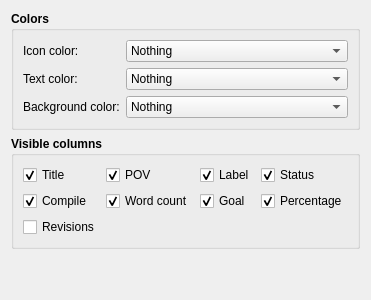
         <widget class="QWidget" name="tab_2">
          <attribute name="icon">
           <iconset theme="view-outline">
            <normaloff>.</normaloff>.</iconset>
          </attribute>
          <attribute name="title">
           <string>Outline</string>
          </attribute>
          <layout class="QVBoxLayout" name="verticalLayout_11">
           <item>
            <widget class="QGroupBox" name="groupBox_4">
             <property name="font">
              <font>
               <bold>true</bold>
              </font>
             </property>
             <property name="title">
              <string>Colors</string>
             </property>
             <layout class="QFormLayout" name="formLayout_3">
              <property name="fieldGrowthPolicy">
               <enum>QFormLayout::ExpandingFieldsGrow</enum>
              </property>
              <item row="0" column="0">
               <widget class="QLabel" name="label_6">
                <property name="font">
                 <font>
                  <bold>false</bold>
                 </font>
                </property>
                <property name="text">
                 <string>Icon color:</string>
                </property>
               </widget>
              </item>
              <item row="0" column="1">
               <widget class="QComboBox" name="cmbOutlineIcon">
                <property name="sizePolicy">
                 <sizepolicy hsizetype="Expanding" vsizetype="Fixed">
                  <horstretch>0</horstretch>
                  <verstretch>0</verstretch>
                 </sizepolicy>
                </property>
                <property name="font">
                 <font>
                  <bold>false</bold>
                 </font>
                </property>
                <item>
                 <property name="text">
                  <string>Nothing</string>
                 </property>
                </item>
                <item>
                 <property name="text">
                  <string>POV</string>
                 </property>
                </item>
                <item>
                 <property name="text">
                  <string>Label</string>
                 </property>
                </item>
                <item>
                 <property name="text">
                  <string>Progress</string>
                 </property>
                </item>
                <item>
                 <property name="text">
                  <string>Compile</string>
                 </property>
                </item>
               </widget>
              </item>
              <item row="1" column="0">
               <widget class="QLabel" name="label_7">
                <property name="font">
                 <font>
                  <bold>false</bold>
                 </font>
                </property>
                <property name="text">
                 <string>Text color:</string>
                </property>
               </widget>
              </item>
              <item row="1" column="1">
               <widget class="QComboBox" name="cmbOutlineText">
                <property name="sizePolicy">
                 <sizepolicy hsizetype="Expanding" vsizetype="Fixed">
                  <horstretch>0</horstretch>
                  <verstretch>0</verstretch>
                 </sizepolicy>
                </property>
                <property name="font">
                 <font>
                  <bold>false</bold>
                 </font>
                </property>
                <item>
                 <property name="text">
                  <string>Nothing</string>
                 </property>
                </item>
                <item>
                 <property name="text">
                  <string>POV</string>
                 </property>
                </item>
                <item>
                 <property name="text">
                  <string>Label</string>
                 </property>
                </item>
                <item>
                 <property name="text">
                  <string>Progress</string>
                 </property>
                </item>
                <item>
                 <property name="text">
                  <string>Compile</string>
                 </property>
                </item>
               </widget>
              </item>
              <item row="2" column="1">
               <widget class="QComboBox" name="cmbOutlineBackground">
                <property name="sizePolicy">
                 <sizepolicy hsizetype="Expanding" vsizetype="Fixed">
                  <horstretch>0</horstretch>
                  <verstretch>0</verstretch>
                 </sizepolicy>
                </property>
                <property name="font">
                 <font>
                  <bold>false</bold>
                 </font>
                </property>
                <item>
                 <property name="text">
                  <string>Nothing</string>
                 </property>
                </item>
                <item>
                 <property name="text">
                  <string>POV</string>
                 </property>
                </item>
                <item>
                 <property name="text">
                  <string>Label</string>
                 </property>
                </item>
                <item>
                 <property name="text">
                  <string>Progress</string>
                 </property>
                </item>
                <item>
                 <property name="text">
                  <string>Compile</string>
                 </property>
                </item>
               </widget>
              </item>
              <item row="2" column="0">
               <widget class="QLabel" name="label_8">
                <property name="font">
                 <font>
                  <bold>false</bold>
                 </font>
                </property>
                <property name="text">
                 <string>Background color:</string>
                </property>
               </widget>
              </item>
             </layout>
            </widget>
           </item>
           <item>
            <widget class="QGroupBox" name="groupBox_6">
             <property name="font">
              <font>
               <bold>true</bold>
              </font>
             </property>
             <property name="title">
              <string>Visible columns</string>
             </property>
             <layout class="QGridLayout" name="gridLayout">
              <item row="4" column="2">
               <widget class="QCheckBox" name="chkOutlineGoal">
                <property name="font">
                 <font>
                  <bold>false</bold>
                 </font>
                </property>
                <property name="text">
                 <string>Goal</string>
                </property>
                <property name="checked">
                 <bool>true</bool>
                </property>
               </widget>
              </item>
              <item row="4" column="1">
               <widget class="QCheckBox" name="chkOutlineWordCount">
                <property name="font">
                 <font>
                  <bold>false</bold>
                 </font>
                </property>
                <property name="text">
                 <string>Word count</string>
                </property>
                <property name="checked">
                 <bool>true</bool>
                </property>
               </widget>
              </item>
              <item row="4" column="3">
               <widget class="QCheckBox" name="chkOutlinePercentage">
                <property name="font">
                 <font>
                  <bold>false</bold>
                 </font>
                </property>
                <property name="text">
                 <string>Percentage</string>
                </property>
                <property name="checked">
                 <bool>true</bool>
                </property>
               </widget>
              </item>
              <item row="4" column="0">
               <widget class="QCheckBox" name="chkOutlineCompile">
                <property name="font">
                 <font>
                  <bold>false</bold>
                 </font>
                </property>
                <property name="text">
                 <string>Compile</string>
                </property>
                <property name="checked">
                 <bool>true</bool>
                </property>
               </widget>
              </item>
              <item row="3" column="3">
               <widget class="QCheckBox" name="chkOutlineStatus">
                <property name="font">
                 <font>
                  <bold>false</bold>
                 </font>
                </property>
                <property name="text">
                 <string>Status</string>
                </property>
                <property name="checked">
                 <bool>true</bool>
                </property>
               </widget>
              </item>
              <item row="3" column="2">
               <widget class="QCheckBox" name="chkOutlineLabel">
                <property name="font">
                 <font>
                  <bold>false</bold>
                 </font>
                </property>
                <property name="text">
                 <string>Label</string>
                </property>
                <property name="checked">
                 <bool>true</bool>
                </property>
               </widget>
              </item>
              <item row="3" column="1">
               <widget class="QCheckBox" name="chkOutlinePOV">
                <property name="font">
                 <font>
                  <bold>false</bold>
                 </font>
                </property>
                <property name="text">
                 <string>POV</string>
                </property>
                <property name="checked">
                 <bool>true</bool>
                </property>
               </widget>
              </item>
              <item row="3" column="0">
               <widget class="QCheckBox" name="chkOutlineTitle">
                <property name="font">
                 <font>
                  <bold>false</bold>
                 </font>
                </property>
                <property name="text">
                 <string>Title</string>
                </property>
                <property name="checked">
                 <bool>true</bool>
                </property>
               </widget>
              </item>
              <item row="5" column="0">
               <widget class="QCheckBox" name="chkOutlineRevisions">
                <property name="font">
                 <font>
                  <bold>false</bold>
                 </font>
                </property>
                <property name="text">
                 <string>Revisions</string>
                </property>
                <property name="checked">
                 <bool>false</bool>
                </property>
               </widget>
              </item>
             </layout>
            </widget>
           </item>
           <item>
            <spacer name="verticalSpacer_4">
             <property name="orientation">
              <enum>Qt::Vertical</enum>
             </property>
             <property name="sizeHint" stdset="0">
              <size>
               <width>20</width>
               <height>40</height>
              </size>
             </property>
            </spacer>
           </item>
          </layout>
         </widget>
